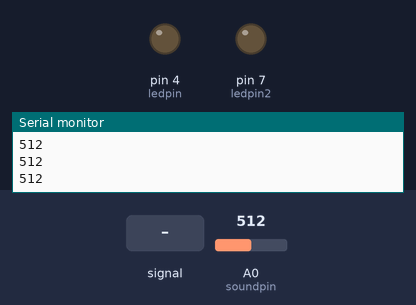
This sketch was run on a simulated Arduino Uno, built with avr-gcc and run on an emulated ATmega328P. On the bench: output pins drawn as LEDs (lit = HIGH), the last lines printed to the serial monitor. Inputs (shaded band) come from the test bench; at power-on: A0 (soundpin) = 512.

Above: at 1.2 s.
1.3 s: A0 (soundpin) fed a 200 Hz sine of ±255 counts around its level
At 2.7 s:
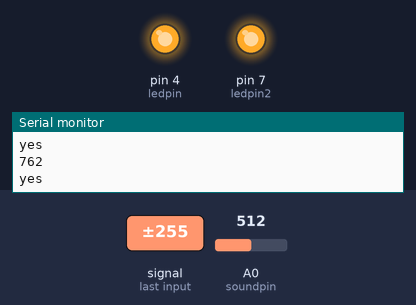
4.3 s: A0 (soundpin) set to 710
5.8 s: A0 (soundpin) set to 682
At 6.8 s:
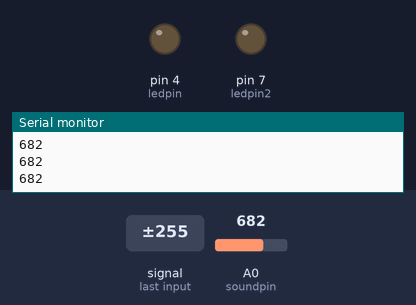
7.3 s: A0 (soundpin) set to 716
At 8.6 s:
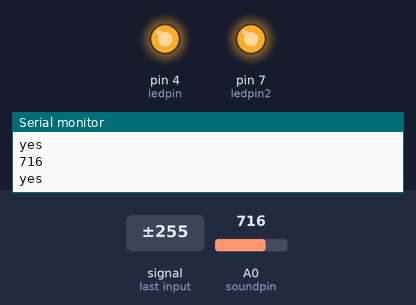
Timing chart, 0 to 9.8 s (numbered marks = the images above; inputs shaded):
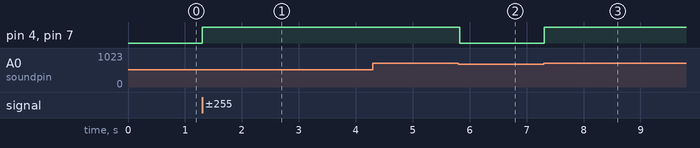

Measured:
- after the input at 1.3 s, pin 4 (ledpin), pin 7 (ledpin2): LOW → HIGH at once
- after the input at 5.8 s, pin 4 (ledpin), pin 7 (ledpin2): HIGH → LOW at once
- after the input at 7.3 s, pin 4 (ledpin), pin 7 (ledpin2): LOW → HIGH at once

The sketch:

Clap.ino
```cpp
const int ledpin=4;
const int ledpin2=7; // led pin and sound pin are not changed throughout the process
const int soundpin=A0;
const int threshold=700; // sets threshold for sound sensor
void setup() {
Serial.begin(9600);
pinMode(ledpin,OUTPUT);
pinMode(ledpin2,OUTPUT);
pinMode(soundpin,INPUT);
}
void loop() {
  int soundsens=analogRead(soundpin); // read analog data from sensorA
  Serial.println(soundsens);
  if (soundsens>=threshold) {
    digitalWrite(ledpin, HIGH); // turn led on
    digitalWrite(ledpin2, HIGH); // turn led on
    Serial.println("yes");
    delay(500);
  }
  else{
    digitalWrite(ledpin, LOW);
    digitalWrite(ledpin2, LOW);

  }
}// led pin and sound pin are not changed throughout the process
```
